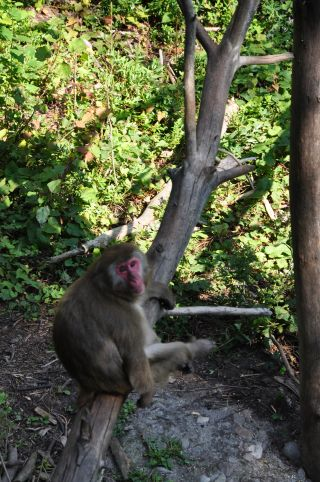
#> input picture dev_tools/opencv/practical_python_and_opencv/images/baboon1.jpg, 320 x 482 px
$ python crop.py --image images/baboon1.jpg
#> lines starting #> are read from the running program, lines starting #| are printed output that depends on the picture
#!/usr/bin/env python
#coding=utf-8

'''
功能: 图像裁剪处理

Keep in mind:
	1. 裁剪操作可以分别沿着 x(0), y(1). 或者沿着 x, y 同时翻转(-1).
	2. 我们一般的写法就是 rows*columns(width*height),
		而 numpy 中的写法则是 column*rows(height*width)

'''

import numpy as np
import cv2
import argparse
import my_imutils as mi
import os

ap = argparse.ArgumentParser()
ap.add_argument("-i", "--image", required=True,
	help="Path to the image")

args = vars(ap.parse_args())

if os.path.exists(args["image"]):
	image = cv2.imread(args["image"])
#> image is the input picture: shape (482, 320, 3); mean B, G, R 65.5, 91.9, 86.2
	cv2.imshow("original", image)
	cv2.waitKey(0)

	# crop
	# 裁剪框的左上角点是(240, 30),右上角点(335, 120)
	# numpy slice 的 4 个 indexs:
	#	start_y, end_y
	#	start_x, end_x
	cropped = image[30:120, 240:335]
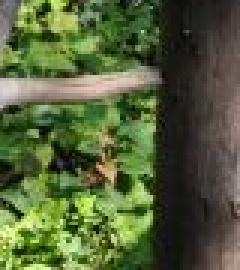
#> cropped: shape (90, 80, 3) (shown 3 times larger); mean B, G, R 57.5, 97.4, 84
	cv2.imshow("Cropped", cropped)
	cv2.waitKey(0)

$ run again, on dev_tools/opencv/practical_python_and_opencv/images/baboon3.jpg
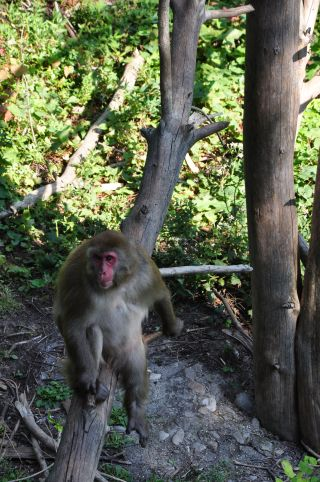
#> input picture dev_tools/opencv/practical_python_and_opencv/images/baboon3.jpg, 320 x 482 px
#> image is the input picture: shape (482, 320, 3); mean B, G, R 79, 98.7, 92.3
#> `cropped = image[30:120, 240:335]`:
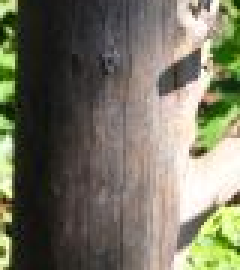
#> cropped: shape (90, 80, 3) (shown 3 times larger); mean B, G, R 96.9, 115, 117

$ run again, on dev_tools/opencv/practical_python_and_opencv/images/baboon4.jpg
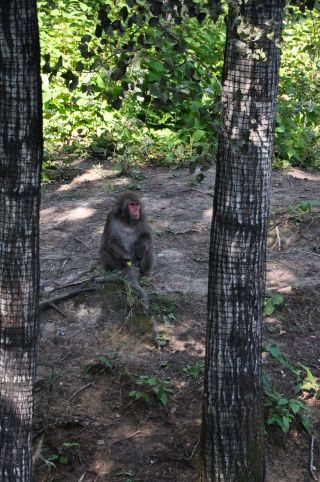
#> input picture dev_tools/opencv/practical_python_and_opencv/images/baboon4.jpg, 320 x 482 px
#> image is the input picture: shape (482, 320, 3); mean B, G, R 73.6, 85, 79.8
#> `cropped = image[30:120, 240:335]`:
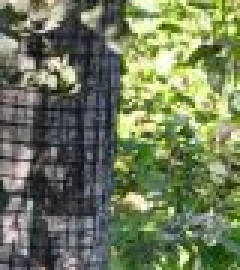
#> cropped: shape (90, 80, 3) (shown 3 times larger); mean B, G, R 90.9, 122.3, 112.1
